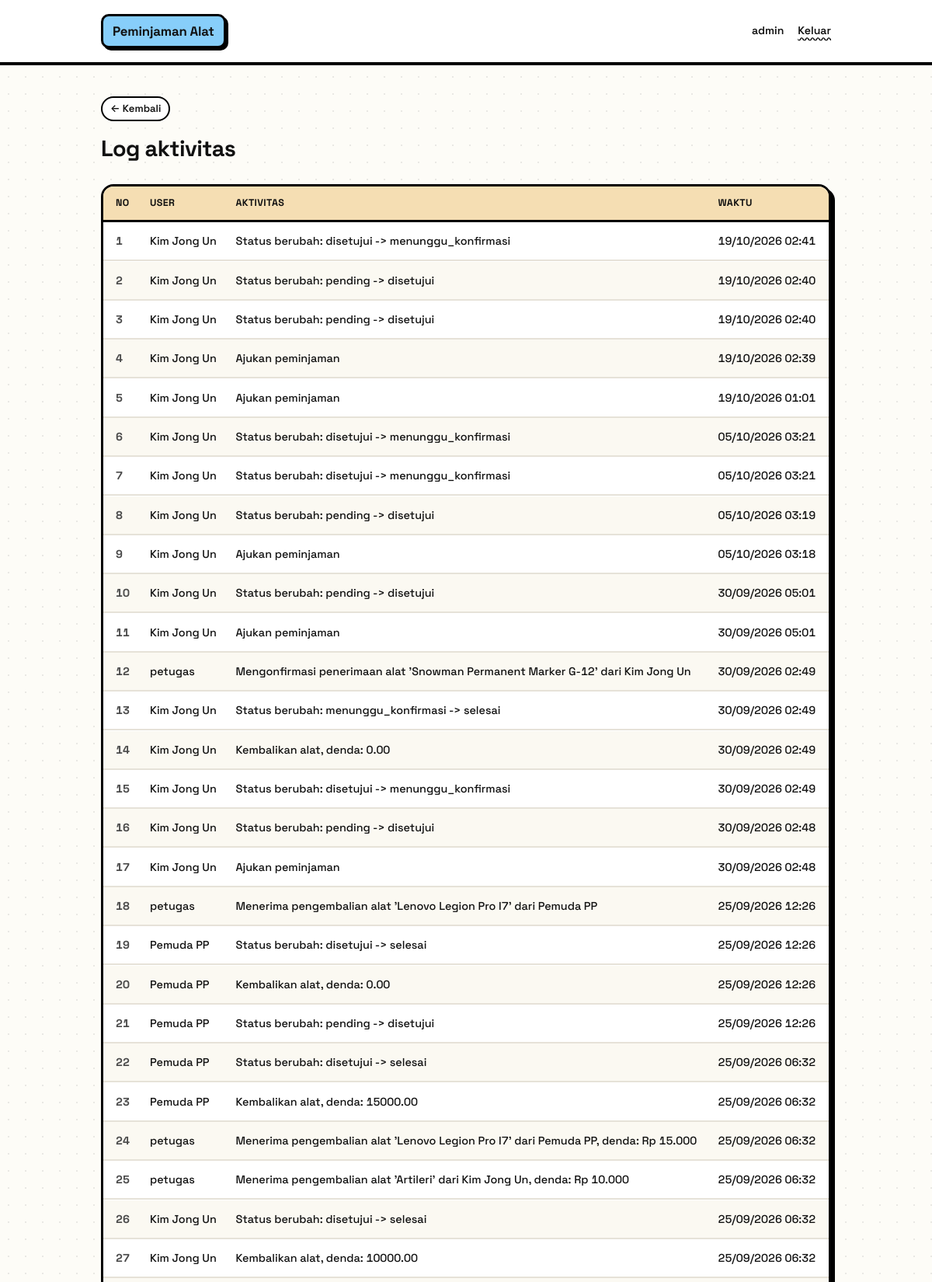
/log/index.php (signed in, upper part), run on the app's committed database.
### tables this page shows
CREATE TABLE `log_aktifitas` (
  `id` int(11) NOT NULL,
  `user_id` int(11) DEFAULT NULL,
  `aksi` varchar(100) DEFAULT NULL,
  `waktu` timestamp NOT NULL DEFAULT current_timestamp()
);

CREATE TABLE `users` (
  `id` int(11) NOT NULL,
  `username` varchar(50) NOT NULL,
  `password` varchar(255) NOT NULL,
  `role` varchar(20) DEFAULT 'peminjam'
);

### log/index.php (the view, shortened to what this page needs)
<?php
include '../config/connection.php';
?>
<!DOCTYPE html>
<html lang="id">
<head>
    <link rel="stylesheet" href="../assets/css/tampil.css">
</head>
<body>
<header class="topbar">
    <a href="../index.php" class="brand">Peminjaman Alat</a>
    <div class="user">
        <span><?= $_SESSION['username'] ?></span>
        <a href="../logout.php">Keluar</a>
    </div>
</header>
<main class="page">
    <a href="../index.php" class="back">Kembali</a>
    <div class="page-head">
        <h1>Log aktivitas</h1>
    </div>
    <table>
        <thead>
            <tr>
                <th>No</th>
                <th>User</th>
                <th>Aktivitas</th>
                <th>Waktu</th>
            </tr>
        </thead>
        <tbody>
            <?php
            $no = 1;
            $data = $conn->query("SELECT log.*, users.username
                                  FROM log_aktifitas log
                                  LEFT JOIN users ON log.user_id = users.id
                                  ORDER BY log.waktu DESC");
            while($r = $data->fetch_assoc()):
            ?>
            <tr>
                <td><?= $no++ ?></td>
                <td><?= $r['username'] ?? '-' ?></td>
                <td><?= $r['aksi'] ?></td>
                <td><?= date('d/m/Y H:i', strtotime($r['waktu'])) ?></td>
            </tr>
            <?php endwhile; ?>
        </tbody>
    </table>
</main>
</body>
</html>

### assets/css/tampil.css (style rules this page uses)
:root { --blue: #87CEFA; --purple: #DDA0DD; --tan: #F5DEB3; --green: #98FB98; --pink: #FFB3C6; --red: #FF6B6B; --bg: #FDFCF7; --surface: #ffffff; --ink: #111111; --muted: #4a4a4a; --border: #000000; --bw: 3px; --bw-lg: 4px; --radius: 16px; --radius-sm: 10px; --shadow: 5px 5px 0 var(--border); --shadow-sm: 3px 3px 0 var(--border); --shadow-press: 2px 2px 0 var(--border); --accent: #111111; --accent-hover: #2b2b2b; --accent-soft: var(--green); --amber: #6b4e00; --amber-soft: var(--tan); --danger: #7a0000; --danger-soft: var(--red); --grey-soft: #e9e9e9; --w: 940px; --font: "Space Grotesk", -apple-system, "Segoe UI", Roboto, "Helvetica Neue", Arial, sans-serif; }
*, *::before, *::after { box-sizing: border-box; }
html { -webkit-text-size-adjust: 100%; }
body { margin: 0; background-color: var(--bg); background-image: radial-gradient(#00000014 1.4px, transparent 1.4px); background-size: 22px 22px; color: var(--ink); font-family: var(--font); font-size: 15px; line-height: 1.55; -webkit-font-smoothing: antialiased; }
a { color: var(--ink); text-decoration: underline; text-decoration-thickness: 2px; text-underline-offset: 3px; font-weight: 600; }
.topbar { display: flex; align-items: center; justify-content: space-between; gap: 16px; padding: 18px max(24px, calc((100% - var(--w)) / 2)); background: var(--surface); border-bottom: var(--bw-lg) solid var(--border); }
.brand { font-weight: 700; font-size: 1.05rem; letter-spacing: -0.01em; color: var(--ink); text-decoration: none; padding: 6px 12px; background: var(--blue); border: var(--bw) solid var(--border); border-radius: var(--radius-sm); box-shadow: var(--shadow-sm); }
.topbar .user { display: flex; align-items: center; gap: 18px; font-size: 0.88rem; font-weight: 600; color: var(--ink); }
.topbar .user a { text-decoration: underline wavy; }
.page { width: 100%; max-width: calc(var(--w) + 48px); margin: 0 auto; padding: 40px 24px 96px; }
.back { display: inline-block; margin-bottom: 18px; padding: 4px 10px; font-size: 0.82rem; font-weight: 600; color: var(--ink); background: var(--surface); border: 2px solid var(--border); border-radius: 999px; text-decoration: none; }
.back::before { content: "← "; }
.back { transition: transform 0.15s ease, background-color 0.15s ease; }
.page-head { display: flex; align-items: center; justify-content: space-between; flex-wrap: wrap; gap: 12px 16px; margin-bottom: 28px; }
h1 { margin: 0; font-size: 1.8rem; line-height: 1.2; font-weight: 700; letter-spacing: -0.02em; }
table { width: 100%; border-collapse: separate; border-spacing: 0; font-size: 0.9rem; font-variant-numeric: tabular-nums; background: var(--surface); border: var(--bw) solid var(--border); border-radius: var(--radius); box-shadow: var(--shadow); overflow: hidden; animation: popIn 0.4s ease both; }
tbody tr { animation: popIn 0.35s ease both; transition: background-color 0.12s ease; }
tbody tr:nth-child(1) { animation-delay: 0.02s; }
tbody tr:nth-child(2) { animation-delay: 0.06s; }
tbody tr:nth-child(3) { animation-delay: 0.10s; }
tbody tr:nth-child(4) { animation-delay: 0.14s; }
tbody tr:nth-child(5) { animation-delay: 0.18s; }
tbody tr:nth-child(6) { animation-delay: 0.22s; }
tbody tr:nth-child(7) { animation-delay: 0.26s; }
tbody tr:nth-child(8) { animation-delay: 0.30s; }
th { padding: 12px 12px; background: var(--tan); border-bottom: var(--bw) solid var(--border); color: var(--ink); font-size: 0.78rem; font-weight: 700; text-transform: uppercase; letter-spacing: 0.03em; text-align: left; white-space: nowrap; }
td { padding: 13px 12px; border-bottom: 2px solid #e6e2d8; vertical-align: middle; font-weight: 500; }
tr:nth-child(even) td { background: #fbf9f2; }
th:first-child, td:first-child { padding-left: 16px; }
th:last-child, td:last-child { padding-right: 16px; }
th:first-child { width: 3rem; }
td:first-child { color: var(--muted); font-weight: 700; }

### data on the page
log_aktifitas: user.username "Kim Jong Un", aksi "Status berubah: disetujui -> menunggu_konfirmasi", waktu "19/10/2026 02:41"
log_aktifitas: user.username "Kim Jong Un", aksi "Status berubah: pending -> disetujui", waktu "19/10/2026 02:40"
log_aktifitas: user.username "Kim Jong Un", aksi "Status berubah: pending -> disetujui", waktu "19/10/2026 02:40"
log_aktifitas: user.username "Kim Jong Un", aksi "Ajukan peminjaman", waktu "19/10/2026 02:39"
log_aktifitas: user.username "Kim Jong Un", aksi "Ajukan peminjaman", waktu "19/10/2026 01:01"
log_aktifitas: user.username "Kim Jong Un", aksi "Status berubah: disetujui -> menunggu_konfirmasi", waktu "05/10/2026 03:21"
log_aktifitas: user.username "Kim Jong Un", aksi "Status berubah: disetujui -> menunggu_konfirmasi", waktu "05/10/2026 03:21"
log_aktifitas: user.username "Kim Jong Un", aksi "Status berubah: pending -> disetujui", waktu "05/10/2026 03:19"
log_aktifitas: user.username "Kim Jong Un", aksi "Ajukan peminjaman", waktu "05/10/2026 03:18"
log_aktifitas: user.username "Kim Jong Un", aksi "Status berubah: pending -> disetujui", waktu "30/09/2026 05:01"
log_aktifitas: user.username "Kim Jong Un", aksi "Ajukan peminjaman", waktu "30/09/2026 05:01"
log_aktifitas: user.username "petugas", aksi "Mengonfirmasi penerimaan alat 'Snowman Permanent Marker G-12' dari Kim Jong Un", waktu "30/09/2026 02:49"
log_aktifitas: user.username "Kim Jong Un", aksi "Status berubah: menunggu_konfirmasi -> selesai", waktu "30/09/2026 02:49"
log_aktifitas: user.username "Kim Jong Un", aksi "Kembalikan alat, denda: 0.00", waktu "30/09/2026 02:49"
log_aktifitas: user.username "Kim Jong Un", aksi "Status berubah: disetujui -> menunggu_konfirmasi", waktu "30/09/2026 02:49"
log_aktifitas: user.username "Kim Jong Un", aksi "Status berubah: pending -> disetujui", waktu "30/09/2026 02:48"
log_aktifitas: user.username "Kim Jong Un", aksi "Ajukan peminjaman", waktu "30/09/2026 02:48"
log_aktifitas: user.username "petugas", aksi "Menerima pengembalian alat 'Lenovo Legion Pro I7' dari Pemuda PP", waktu "25/09/2026 12:26"
log_aktifitas: user.username "Pemuda PP", aksi "Status berubah: disetujui -> selesai", waktu "25/09/2026 12:26"
log_aktifitas: user.username "Pemuda PP", aksi "Kembalikan alat, denda: 0.00", waktu "25/09/2026 12:26"
log_aktifitas: user.username "Pemuda PP", aksi "Status berubah: pending -> disetujui", waktu "25/09/2026 12:26"
log_aktifitas: user.username "Pemuda PP", aksi "Status berubah: disetujui -> selesai", waktu "25/09/2026 06:32"
log_aktifitas: user.username "Pemuda PP", aksi "Kembalikan alat, denda: 15000.00", waktu "25/09/2026 06:32"
log_aktifitas: user.username "petugas", aksi "Menerima pengembalian alat 'Lenovo Legion Pro I7' dari Pemuda PP, denda: Rp 15.000", waktu "25/09/2026 06:32"
log_aktifitas: user.username "petugas", aksi "Menerima pengembalian alat 'Artileri' dari Kim Jong Un, denda: Rp 10.000", waktu "25/09/2026 06:32"
log_aktifitas: user.username "Kim Jong Un", aksi "Status berubah: disetujui -> selesai", waktu "25/09/2026 06:32"
log_aktifitas: user.username "Kim Jong Un", aksi "Kembalikan alat, denda: 10000.00", waktu "25/09/2026 06:32"

### other printed values
$_SESSION['username'] "admin"
